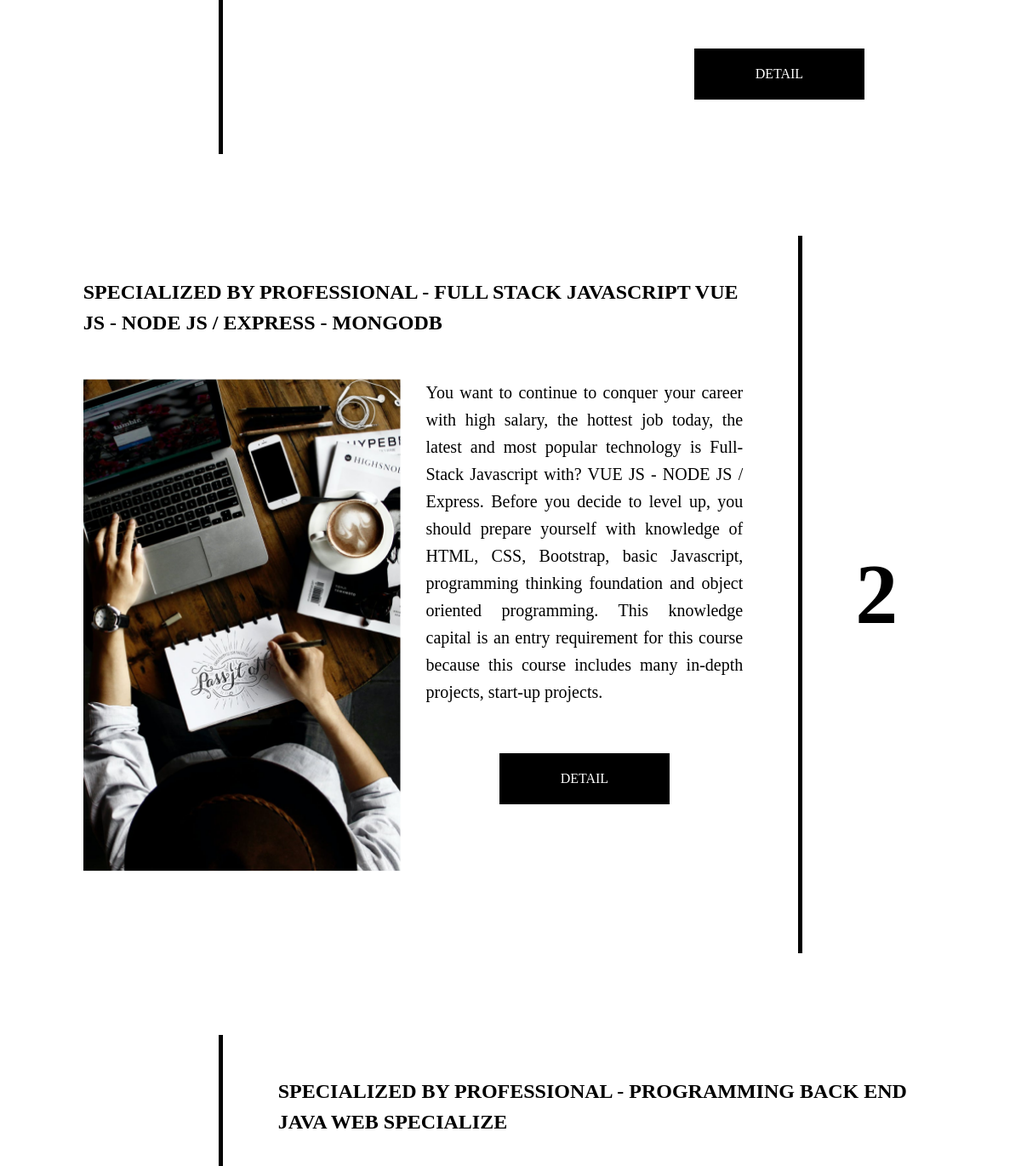
/Course (middle part), run on an earlier commit of the app's database.
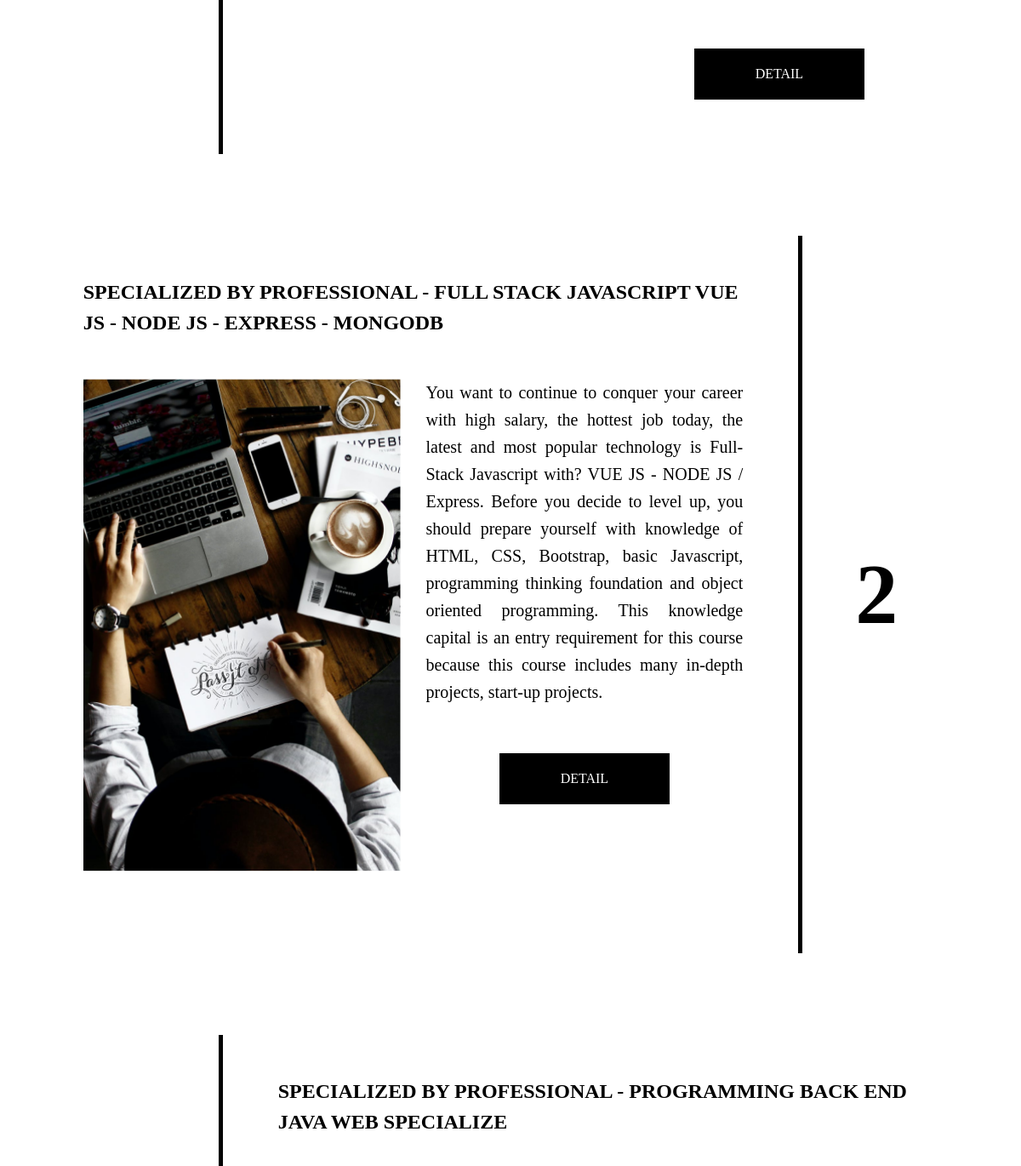
And on a later commit of the database.
### tables this page shows
create table Course (
    Name varchar(255),
    Price int unsigned,
    StartDate date,
    EndDate date,
    LearningDay enum('Mon', 'Tue', 'Wed', 'Thu', 'Fri', 'Sat', 'Sun'),
    StartHour time,
    EndHour time,
    Description varchar(1000),
    primary key (Name)
);

### application/core/Controller.php (called while the page is built, shortened)
<?php
    class Controller {
        public function model($model) {
            return new $model;
        }
        public function view($view , $data=[]) {
            require "./application/views/".$view.".php";
        }
    }
?>

### application/controllers/Course/Course.php (called while the page is built, shortened)
<?php
    class Course extends Controller {
        protected $data;
        function __construct() {
            $this->data["css"] = "course.style.css";
            $this->data["title"] = "Course";
        }
        function index() {
            $courseModel = $this->model("CourseModel");
            $allCourses = json_decode($courseModel->getAllCourses(), true);
            $this->data["courses"] = $allCourses;
            $this->view("Course/index" , $this->data);
        }
    }
?>

### application/core/App.php (called while the page is built, shortened)
<?php
    class App {
        protected $action="index";
        function __construct() {
            $arr = [];
            if(isset($_GET['url'])) {
                $arr = $this->urlProcess($_GET['url']);
            }
            if(isset($arr[0]) && file_exists("./application/controllers/".$arr[0]."/".$arr[0].".php")) {
                unset($arr[0]);
            }
            $this->controller = new $this->controller;
            $this->params = $arr?array_values($arr):[];
            call_user_func_array([$this->controller,$this->action], $this->params);
        }
        function urlProcess($url) {
            return explode('/' , filter_var(trim($url,'/')));
        }
    }
?>

### index.php (called while the page is built, shortened)
<?php
    $app = new App();
?>

### application/core/DB.php (called while the page is built, shortened)
<?php
    class DB {
        protected $servername = "localhost";
        protected $username = "root";
        protected $password = "aBcD@12345";
        protected $dbname = "BKAcademy";
        public function __construct() {
            $this->connection = new PDO("mysql:host=$this->servername;dbname=$this->dbname", $this->username, $this->password);
        }
    }
?>

### application/models/CourseModel.php (called while the page is built, shortened)
<?php
    class CourseModel extends DB {
        public function getAllCourses() {
            try {
                $sql = $this->connection->prepare("SELECT * FROM Course");
                $sql->execute();
                $result = $sql->fetchAll(PDO::FETCH_ASSOC);
                return json_encode($result);
            } catch (Exception $e) {
                return $e->getMessage();
            }
        }
    }
?>

### application/views/Course/coursecardleft.php (the view, shortened to what this page needs)
<div class="row course justify-content-center" uk-scrollspy="cls:uk-animation-slide-left; repeat:true; delay: 200">
    <div class="col-md-2 text-center d-flex flex-column justify-content-center number course-border-right"><?php echo $number ?></div>
    <div class="col-md-9" style="margin-top: 3em; margin-bottom: 3em;">
        <h2><?php echo $name ?></h2>
        <div class="row">
            <div class="col-md-6" style="margin-bottom: 3em;">
            </div>
            <div class="col-md-6">
                <div class="d-flex justify-content-center">
                    <a href=<?php echo "./Course/detail/".str_replace(" ", "_", $name) ?> class="btn btn-dark d-flex justify-content-center align-items-center">DETAIL</a>
                </div>
            </div>
        </div>
    </div>
</div>

### application/views/layout/header.php (shortened to what this page needs)
<!DOCTYPE html>
<html lang="en">
<head>
    <link rel="stylesheet" href="https://cdn.jsdelivr.net/npm/bootstrap@4.5.3/dist/css/bootstrap.min.css">
    <link rel="stylesheet" href="https://cdnjs.cloudflare.com/ajax/libs/font-awesome/4.7.0/css/font-awesome.min.css">
    <link rel="stylesheet" href="https://cdn.jsdelivr.net/npm/uikit@3.5.9/dist/css/uikit.min.css" />
    <link rel="stylesheet" href="./public/css/header.style.css">
    <link rel="stylesheet" href="./public/css/<?php echo $this->data["css"];?>">
</head>
<body>
    <div class="container-fluid d-flex flex-column">

### application/views/Course/index.php (shortened to what this page needs)
<?php $this->view("layout/header"); ?>
    <?php
        for ($i = 0; $i < count($this->data["courses"]); $i++) {
            $number = $i + 1;
            $name = $this->data["courses"][$i]["Name"];
            $description = $this->data["courses"][$i]["Description"];
            if ($number % 2 == 1) {
                require "./application/views/Course/coursecardleft.php";
            } else {
                require "./application/views/Course/coursecardright.php";
            }
        }
    ?>
<?php $this->view("layout/footer"); ?>

### application/views/Course/coursecardright.php
<div class="row course justify-content-center d-flex flex-wrap-reverse" uk-scrollspy="cls:uk-animation-slide-right; repeat:true; delay: 200">
    <div class="col-md-9" style="margin-top: 3em; margin-bottom: 3em;">
        <h2><?php echo $name ?></h2>
        <div class="row">
            <div class="col-md-6" style="margin-bottom: 3em;">
                <img src="./public/images/product/02.png" alt="">
            </div>
            <div class="col-md-6">
                <p style="line-height: 1.6em;"><?php echo $description ?></p>
                <div class="d-flex justify-content-center">
                    <a href=<?php echo "./Course/detail/".str_replace(" ", "_", $name) ?> class="btn btn-dark d-flex justify-content-center align-items-center">DETAIL</a>
                </div>
            </div>
        </div>
    </div>
    <div class="col-md-2 text-center d-flex flex-column justify-content-center number course-border-left"><?php echo $number ?></div>
</div>

### application/views/layout/footer.php (shortened to what this page needs)
    </div>
</body>
</html>

### public/css/course.style.css (style rules this page uses)
img { width: 100%; object-fit: cover; }
.intro p, .course p { font-family: Poppins; font-style: normal; font-weight: normal; font-size: 20px; line-height: 30px; display: flex; align-items: center; color: #000000; text-align: justify; margin-bottom: 2em; }
.number { font-family: Poppins; font-style: normal; font-weight: 800; font-size: 100px; line-height: 150px; color: #000000; }
.course { margin-top: 3em; margin-bottom: 3em; margin-left: 3em; margin-right: 3em; }
.course h2 { font-family: Poppins; font-style: normal; font-weight: 600; font-size: 24px; line-height: 36px; color: #000000; margin-bottom: 2em; }
.course-border-right { border-right: 5px solid #000000; margin-right: 0.5em; }
.course-border-left { border-left: 5px solid #000000; margin-left: 0.5em; }
.btn-dark { width: 200px; height: 60px; background: #000000; border: none; border-radius: 0%; color: #FFFFFF; font-family: Poppins; font-style: normal; font-weight: 500; font-size: 16px; margin: 1em; }

What changed in the data, as far as the page shows it:
removed course: Name "SPECIALIZED BY PROFESSIONAL - FULL STACK JAVASCRIPT VUE JS - NODE JS / EXPRESS - MONGODB", Description "You want to continue to conquer your career with high salary, the hottest job today, the latest and most popular technology is Full-Stack Javascript with? VUE JS - NODE JS / Express. Before you decide to level up, you should prepare yourself with knowledge of HTML, CSS, Bootstrap, basic Javascript, programming thinking foundation and object oriented programming. This knowledge capital is an entry requirement for this course because this course includes many in-depth projects, start-up projects.", number "2"
added course: Name "SPECIALIZED BY PROFESSIONAL - FULL STACK JAVASCRIPT VUE JS - NODE JS - EXPRESS - MONGODB", Description "You want to continue to conquer your career with high salary, the hottest job today, the latest and most popular technology is Full-Stack Javascript with? VUE JS - NODE JS / Express. Before you decide to level up, you should prepare yourself with knowledge of HTML, CSS, Bootstrap, basic Javascript, programming thinking foundation and object oriented programming. This knowledge capital is an entry requirement for this course because this course includes many in-depth projects, start-up projects.", number "2"
